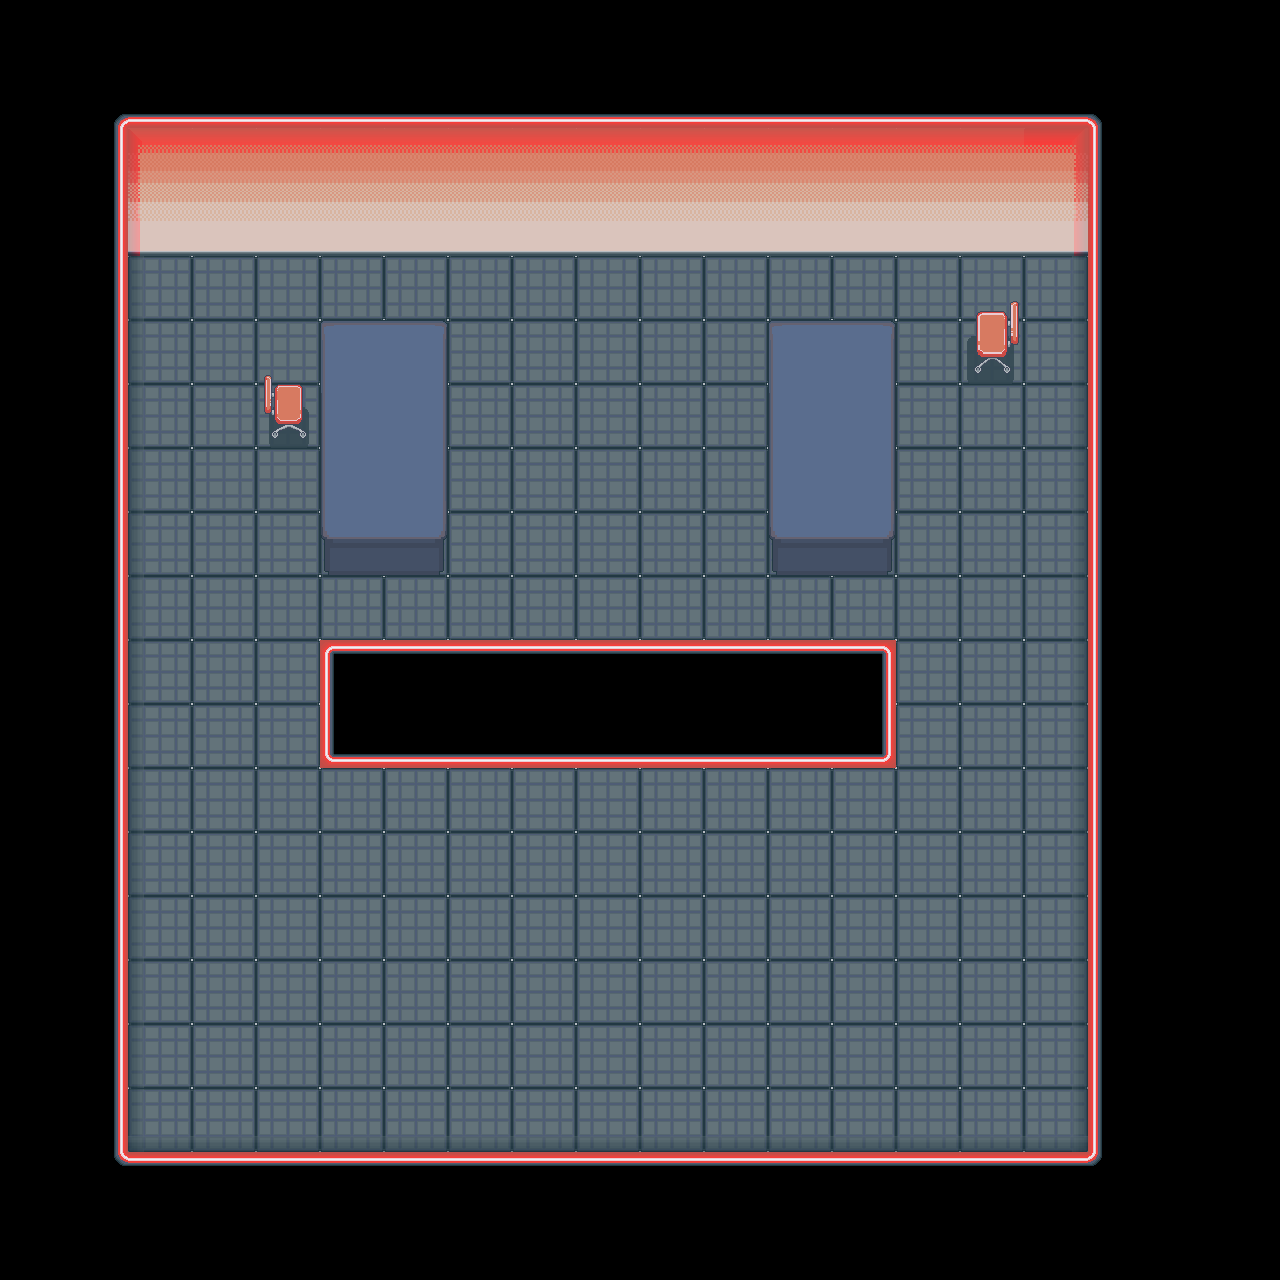

The image is a tile-based game level rendered from a .tmx file. Its description and complete source (layers, tilesets, objects, tile grids) follow:
An orthogonal 20x20 tile map with 64x64 px tiles, 2 tile layers (Base, Embellish) and 16 objects (2x LaserDoor, 2x Computer, ExitDoor).

<map version="1.10" tiledversion="1.10.2" orientation="orthogonal" renderorder="right-down" width="20" height="20" tilewidth="64" tileheight="64" infinite="0" nextlayerid="9" nextobjectid="19">
 <editorsettings>
  <export target="level2.tmj" format="json" />
 </editorsettings>
 <tileset firstgid="1" source="atticusWalls.tsx" />
 <layer id="1" name="Base" width="20" height="20">
  <data encoding="csv">
0,0,0,0,0,0,0,0,0,0,0,0,0,0,0,0,0,0,0,0,
0,32,29,29,29,29,29,29,29,29,29,29,29,29,29,29,29,33,0,0,
0,31,11,6,6,6,6,6,6,6,6,6,6,6,6,6,12,28,0,0,
0,31,4,8,8,8,8,8,8,8,8,8,8,8,8,8,9,28,0,0,
0,31,5,7,7,7,7,7,7,7,7,7,7,7,7,7,10,28,0,0,
0,31,5,7,7,7,7,7,7,7,7,7,7,7,7,7,10,28,0,0,
0,31,5,7,7,7,7,7,7,7,7,7,7,7,7,7,10,28,0,0,
0,31,5,7,7,7,7,7,7,7,7,7,7,7,7,7,10,28,0,0,
0,31,5,7,7,7,7,7,7,7,7,7,7,7,7,7,10,28,0,0,
0,31,5,7,7,7,7,7,7,7,7,7,7,7,7,7,10,28,0,0,
0,31,5,7,7,1073741851,1073741853,1073741853,1073741853,1073741853,1073741853,1073741853,1073741853,1073741854,7,7,10,28,0,0,
0,31,5,7,7,27,29,29,29,29,29,29,29,30,7,7,10,28,0,0,
0,31,5,7,7,7,7,7,7,7,7,7,7,7,7,7,10,28,0,0,
0,31,5,7,7,7,7,7,7,7,7,7,7,7,7,7,10,28,0,0,
0,31,5,7,7,7,7,7,7,7,7,7,7,7,7,7,10,28,0,0,
0,31,5,7,7,7,7,7,7,7,7,7,7,7,7,7,10,28,0,0,
0,31,5,7,7,7,7,7,7,7,7,7,7,7,7,7,10,28,0,0,
0,31,1,2,2,2,2,2,2,2,2,2,2,2,2,2,3,28,0,0,
0,1073741856,1073741853,1073741853,1073741853,1073741853,1073741853,1073741853,1073741853,1073741853,1073741853,1073741853,1073741853,1073741853,1073741853,1073741853,1073741853,1073741857,0,0,
0,0,0,0,0,0,0,0,0,0,0,0,0,0,0,0,0,0,0,0
</data>
 </layer>
 <layer id="2" name="Embellish" width="20" height="20">
  <data encoding="csv">
0,0,0,0,0,0,0,0,0,0,0,0,0,0,0,0,0,0,0,0,
0,0,0,0,0,0,0,0,0,0,0,0,0,0,0,0,0,0,0,0,
0,0,0,0,0,0,0,0,0,0,0,0,0,0,0,0,0,0,0,0,
0,0,0,0,0,0,0,0,0,0,0,0,0,0,0,0,0,0,0,0,
0,0,0,0,0,0,0,0,0,0,0,0,0,0,0,0,0,0,0,0,
0,0,0,0,0,0,0,0,0,0,0,0,0,0,0,2147483663,0,0,0,0,
0,0,0,0,23,0,0,0,0,0,0,0,0,0,0,0,0,0,0,0,
0,0,0,0,0,17,0,0,0,0,0,0,0,0,0,0,0,0,0,0,
0,0,0,0,0,14,0,0,0,0,0,0,14,0,0,0,0,0,0,0,
0,0,0,0,0,0,0,0,0,0,0,0,0,0,0,0,0,0,0,0,
0,0,0,0,0,0,0,0,0,0,0,0,0,0,0,0,0,0,0,0,
0,0,0,0,0,0,0,0,0,0,0,0,0,0,0,0,0,0,0,0,
0,0,0,0,0,0,0,0,0,0,0,0,0,0,0,0,0,0,0,0,
0,0,0,0,0,0,0,0,0,0,0,0,0,0,0,0,0,0,0,0,
0,0,0,0,0,0,0,0,0,0,0,0,0,0,0,0,0,0,0,0,
0,0,0,0,0,0,0,0,0,0,0,0,0,0,0,0,0,0,0,0,
0,0,0,0,0,0,0,0,0,0,0,0,0,0,0,0,0,0,0,0,
0,0,0,0,0,0,0,0,0,0,0,0,0,0,0,0,0,0,0,0,
0,0,0,0,0,0,0,0,0,0,0,0,0,0,0,0,0,0,0,0,
0,0,0,0,0,0,0,0,0,0,0,0,0,0,0,0,0,0,0,0
</data>
 </layer>
 <objectgroup id="4" name="walls" visible="0">
  <object id="3" x="1088" y="128" width="64" height="1024" />
  <object id="4" x="128" y="1152" width="960" height="64" />
  <object id="5" x="64" y="128" width="64" height="1024" />
  <object id="6" x="128" y="128" width="960" height="128" />
  <object id="7" x="320" y="640" width="576" height="128" />
  <object id="13" x="320" y="320" width="128" height="192" />
  <object id="14" x="768" y="320" width="128" height="192" />
  <object id="15" x="256" y="384" width="64" height="64" />
  <object id="16" x="960" y="320" width="64" height="64" />
 </objectgroup>
 <objectgroup id="6" name="playerSpawn" visible="0">
  <object id="12" x="192" y="320">
   <point />
  </object>
 </objectgroup>
 <objectgroup id="5" name="doors" visible="0">
  <object id="8" type="LaserDoor" x="896" y="640" width="192" height="128">
   <properties>
    <property name="brokenComputer" type="object" value="11" />
   </properties>
  </object>
  <object id="9" type="LaserDoor" x="128" y="640" width="192" height="128">
   <properties>
    <property name="brokenComputer" type="object" value="10" />
   </properties>
  </object>
 </objectgroup>
 <objectgroup id="3" name="objects">
  <object id="10" type="Computer" gid="17" x="320" y="512" width="64" height="64">
   <properties>
    <property name="hasProblem" type="bool" value="true" />
    <property name="note" value="TODO" />
    <property name="problemUrl" value="https://www.google.com/" />
   </properties>
  </object>
  <object id="11" type="Computer" gid="18" x="832" y="448" width="64" height="64">
   <properties>
    <property name="hasProblem" type="bool" value="true" />
    <property name="note" value="TODO" />
    <property name="problemUrl" value="https://www.google.com/" />
   </properties>
  </object>
  <object id="18" type="ExitDoor" gid="19" x="576" y="192" width="64" height="64" />
 </objectgroup>
 <objectgroup id="8" name="roombaPath">
  <object id="17" x="192" y="448">
   <polyline points="0,0 0,128 384,128 512,-64 576,128 768,128" />
  </object>
 </objectgroup>
</map>
